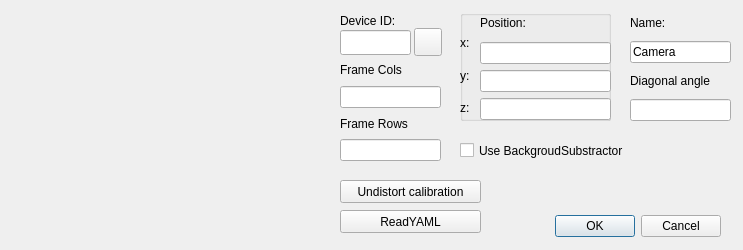
<?xml version="1.0" encoding="UTF-8"?>
<ui version="4.0">
 <class>AddCamera</class>
 <widget class="QDialog" name="AddCamera">
  <property name="geometry">
   <rect>
    <x>0</x>
    <y>0</y>
    <width>743</width>
    <height>250</height>
   </rect>
  </property>
  <property name="minimumSize">
   <size>
    <width>438</width>
    <height>180</height>
   </size>
  </property>
  <property name="windowTitle">
   <string>Dialog</string>
  </property>
  <widget class="QDialogButtonBox" name="buttonBox">
   <property name="geometry">
    <rect>
     <x>490</x>
     <y>210</y>
     <width>231</width>
     <height>32</height>
    </rect>
   </property>
   <property name="layoutDirection">
    <enum>Qt::LeftToRight</enum>
   </property>
   <property name="orientation">
    <enum>Qt::Horizontal</enum>
   </property>
   <property name="standardButtons">
    <set>QDialogButtonBox::Cancel|QDialogButtonBox::Ok</set>
   </property>
   <property name="centerButtons">
    <bool>false</bool>
   </property>
  </widget>
  <widget class="QWidget" name="layoutWidget">
   <property name="geometry">
    <rect>
     <x>630</x>
     <y>10</y>
     <width>101</width>
     <height>111</height>
    </rect>
   </property>
   <layout class="QVBoxLayout" name="verticalLayout_3">
    <item>
     <widget class="QLabel" name="NameText">
      <property name="text">
       <string>Name:</string>
      </property>
     </widget>
    </item>
    <item>
     <widget class="QLineEdit" name="Name">
      <property name="text">
       <string>Camera</string>
      </property>
      <property name="maxLength">
       <number>16</number>
      </property>
     </widget>
    </item>
    <item>
     <widget class="QLabel" name="zorn">
      <property name="text">
       <string>Diagonal angle</string>
      </property>
     </widget>
    </item>
    <item>
     <widget class="QLineEdit" name="zorny_uhol">
      <property name="autoFillBackground">
       <bool>false</bool>
      </property>
     </widget>
    </item>
   </layout>
  </widget>
  <widget class="QPushButton" name="Play_ID">
   <property name="geometry">
    <rect>
     <x>414</x>
     <y>28</y>
     <width>28</width>
     <height>28</height>
    </rect>
   </property>
   <property name="text">
    <string/>
   </property>
   <property name="icon">
    <iconset>
     <normaloff>Pictures/show_camera.ico</normaloff>Pictures/show_camera.ico</iconset>
   </property>
   <property name="iconSize">
    <size>
     <width>20</width>
     <height>20</height>
    </size>
   </property>
   <property name="checkable">
    <bool>true</bool>
   </property>
  </widget>
  <widget class="QLineEdit" name="deviceUSB_ID">
   <property name="geometry">
    <rect>
     <x>340</x>
     <y>30</y>
     <width>71</width>
     <height>25</height>
    </rect>
   </property>
  </widget>
  <widget class="QLabel" name="device">
   <property name="geometry">
    <rect>
     <x>340</x>
     <y>10</y>
     <width>91</width>
     <height>21</height>
    </rect>
   </property>
   <property name="text">
    <string>Device ID:</string>
   </property>
  </widget>
  <widget class="QGroupBox" name="groupBox">
   <property name="geometry">
    <rect>
     <x>460</x>
     <y>10</y>
     <width>151</width>
     <height>111</height>
    </rect>
   </property>
   <property name="title">
    <string/>
   </property>
   <widget class="QWidget" name="layoutWidget">
    <property name="geometry">
     <rect>
      <x>20</x>
      <y>0</y>
      <width>131</width>
      <height>110</height>
     </rect>
    </property>
    <layout class="QVBoxLayout" name="verticalLayout">
     <item>
      <widget class="QLabel" name="Position">
       <property name="text">
        <string>Position:</string>
       </property>
      </widget>
     </item>
     <item>
      <widget class="QLineEdit" name="X">
       <property name="inputMethodHints">
        <set>Qt::ImhDigitsOnly</set>
       </property>
      </widget>
     </item>
     <item>
      <widget class="QLineEdit" name="Y">
       <property name="inputMethodHints">
        <set>Qt::ImhDigitsOnly</set>
       </property>
      </widget>
     </item>
     <item>
      <widget class="QLineEdit" name="Z">
       <property name="inputMethodHints">
        <set>Qt::ImhDigitsOnly</set>
       </property>
      </widget>
     </item>
    </layout>
   </widget>
   <widget class="QWidget" name="layoutWidget">
    <property name="geometry">
     <rect>
      <x>0</x>
      <y>20</y>
      <width>16</width>
      <height>91</height>
     </rect>
    </property>
    <layout class="QVBoxLayout" name="verticalLayout_2">
     <item>
      <widget class="QLabel" name="x">
       <property name="text">
        <string>x:</string>
       </property>
      </widget>
     </item>
     <item>
      <widget class="QLabel" name="y">
       <property name="text">
        <string>y:</string>
       </property>
      </widget>
     </item>
     <item>
      <widget class="QLabel" name="z">
       <property name="text">
        <string>z:</string>
       </property>
      </widget>
     </item>
    </layout>
   </widget>
  </widget>
  <widget class="QWidget" name="verticalLayoutWidget">
   <property name="geometry">
    <rect>
     <x>340</x>
     <y>60</y>
     <width>101</width>
     <height>101</height>
    </rect>
   </property>
   <layout class="QVBoxLayout" name="verticalLayout_4">
    <item>
     <widget class="QLabel" name="FrameC">
      <property name="text">
       <string>Frame Cols</string>
      </property>
     </widget>
    </item>
    <item>
     <widget class="QLineEdit" name="FrameCols"/>
    </item>
    <item>
     <widget class="QLabel" name="FrameR">
      <property name="text">
       <string>Frame Rows</string>
      </property>
     </widget>
    </item>
    <item>
     <widget class="QLineEdit" name="FrameRows"/>
    </item>
   </layout>
  </widget>
  <widget class="QCheckBox" name="useBackgroundSub">
   <property name="geometry">
    <rect>
     <x>460</x>
     <y>140</y>
     <width>191</width>
     <height>21</height>
    </rect>
   </property>
   <property name="text">
    <string>Use BackgroudSubstractor</string>
   </property>
  </widget>
  <widget class="QLabel" name="warning">
   <property name="geometry">
    <rect>
     <x>350</x>
     <y>205</y>
     <width>201</width>
     <height>21</height>
    </rect>
   </property>
   <property name="palette">
    <palette>
     <active>
      <colorrole role="WindowText">
       <brush brushstyle="SolidPattern">
        <color alpha="255">
         <red>232</red>
         <green>0</green>
         <blue>0</blue>
        </color>
       </brush>
      </colorrole>
      <colorrole role="Text">
       <brush brushstyle="SolidPattern">
        <color alpha="255">
         <red>255</red>
         <green>0</green>
         <blue>0</blue>
        </color>
       </brush>
      </colorrole>
      <colorrole role="BrightText">
       <brush brushstyle="SolidPattern">
        <color alpha="255">
         <red>254</red>
         <green>246</green>
         <blue>255</blue>
        </color>
       </brush>
      </colorrole>
      <colorrole role="ButtonText">
       <brush brushstyle="SolidPattern">
        <color alpha="255">
         <red>252</red>
         <green>0</green>
         <blue>0</blue>
        </color>
       </brush>
      </colorrole>
      <colorrole role="ToolTipText">
       <brush brushstyle="SolidPattern">
        <color alpha="255">
         <red>255</red>
         <green>0</green>
         <blue>0</blue>
        </color>
       </brush>
      </colorrole>
     </active>
     <inactive>
      <colorrole role="WindowText">
       <brush brushstyle="SolidPattern">
        <color alpha="255">
         <red>232</red>
         <green>0</green>
         <blue>0</blue>
        </color>
       </brush>
      </colorrole>
      <colorrole role="Text">
       <brush brushstyle="SolidPattern">
        <color alpha="255">
         <red>255</red>
         <green>0</green>
         <blue>0</blue>
        </color>
       </brush>
      </colorrole>
      <colorrole role="BrightText">
       <brush brushstyle="SolidPattern">
        <color alpha="255">
         <red>254</red>
         <green>246</green>
         <blue>255</blue>
        </color>
       </brush>
      </colorrole>
      <colorrole role="ButtonText">
       <brush brushstyle="SolidPattern">
        <color alpha="255">
         <red>252</red>
         <green>0</green>
         <blue>0</blue>
        </color>
       </brush>
      </colorrole>
      <colorrole role="ToolTipText">
       <brush brushstyle="SolidPattern">
        <color alpha="255">
         <red>255</red>
         <green>0</green>
         <blue>0</blue>
        </color>
       </brush>
      </colorrole>
     </inactive>
     <disabled>
      <colorrole role="WindowText">
       <brush brushstyle="SolidPattern">
        <color alpha="255">
         <red>190</red>
         <green>190</green>
         <blue>190</blue>
        </color>
       </brush>
      </colorrole>
      <colorrole role="Text">
       <brush brushstyle="SolidPattern">
        <color alpha="255">
         <red>190</red>
         <green>190</green>
         <blue>190</blue>
        </color>
       </brush>
      </colorrole>
      <colorrole role="BrightText">
       <brush brushstyle="SolidPattern">
        <color alpha="255">
         <red>254</red>
         <green>246</green>
         <blue>255</blue>
        </color>
       </brush>
      </colorrole>
      <colorrole role="ButtonText">
       <brush brushstyle="SolidPattern">
        <color alpha="255">
         <red>190</red>
         <green>190</green>
         <blue>190</blue>
        </color>
       </brush>
      </colorrole>
      <colorrole role="ToolTipText">
       <brush brushstyle="SolidPattern">
        <color alpha="255">
         <red>255</red>
         <green>0</green>
         <blue>0</blue>
        </color>
       </brush>
      </colorrole>
     </disabled>
    </palette>
   </property>
   <property name="font">
    <font>
     <weight>75</weight>
     <bold>true</bold>
    </font>
   </property>
   <property name="text">
    <string/>
   </property>
  </widget>
  <widget class="CQtOpenCVViewerGl" name="glImage" native="true">
   <property name="geometry">
    <rect>
     <x>10</x>
     <y>0</y>
     <width>320</width>
     <height>240</height>
    </rect>
   </property>
  </widget>
  <widget class="QPushButton" name="pushButton">
   <property name="geometry">
    <rect>
     <x>340</x>
     <y>180</y>
     <width>141</width>
     <height>23</height>
    </rect>
   </property>
   <property name="text">
    <string>Undistort calibration</string>
   </property>
  </widget>
  <widget class="QPushButton" name="readYAML">
   <property name="geometry">
    <rect>
     <x>340</x>
     <y>210</y>
     <width>141</width>
     <height>23</height>
    </rect>
   </property>
   <property name="text">
    <string>ReadYAML</string>
   </property>
  </widget>
 </widget>
 <customwidgets>
  <customwidget>
   <class>CQtOpenCVViewerGl</class>
   <extends>QWidget</extends>
   <header>Gui/camwidget.h</header>
   <container>1</container>
  </customwidget>
 </customwidgets>
 <resources/>
 <connections>
  <connection>
   <sender>buttonBox</sender>
   <signal>rejected()</signal>
   <receiver>AddCamera</receiver>
   <slot>reject()</slot>
   <hints>
    <hint type="sourcelabel">
     <x>316</x>
     <y>260</y>
    </hint>
    <hint type="destinationlabel">
     <x>286</x>
     <y>274</y>
    </hint>
   </hints>
  </connection>
  <connection>
   <sender>Play_ID</sender>
   <signal>clicked(bool)</signal>
   <receiver>deviceUSB_ID</receiver>
   <slot>setDisabled(bool)</slot>
   <hints>
    <hint type="sourcelabel">
     <x>295</x>
     <y>105</y>
    </hint>
    <hint type="destinationlabel">
     <x>220</x>
     <y>105</y>
    </hint>
   </hints>
  </connection>
 </connections>
</ui>
